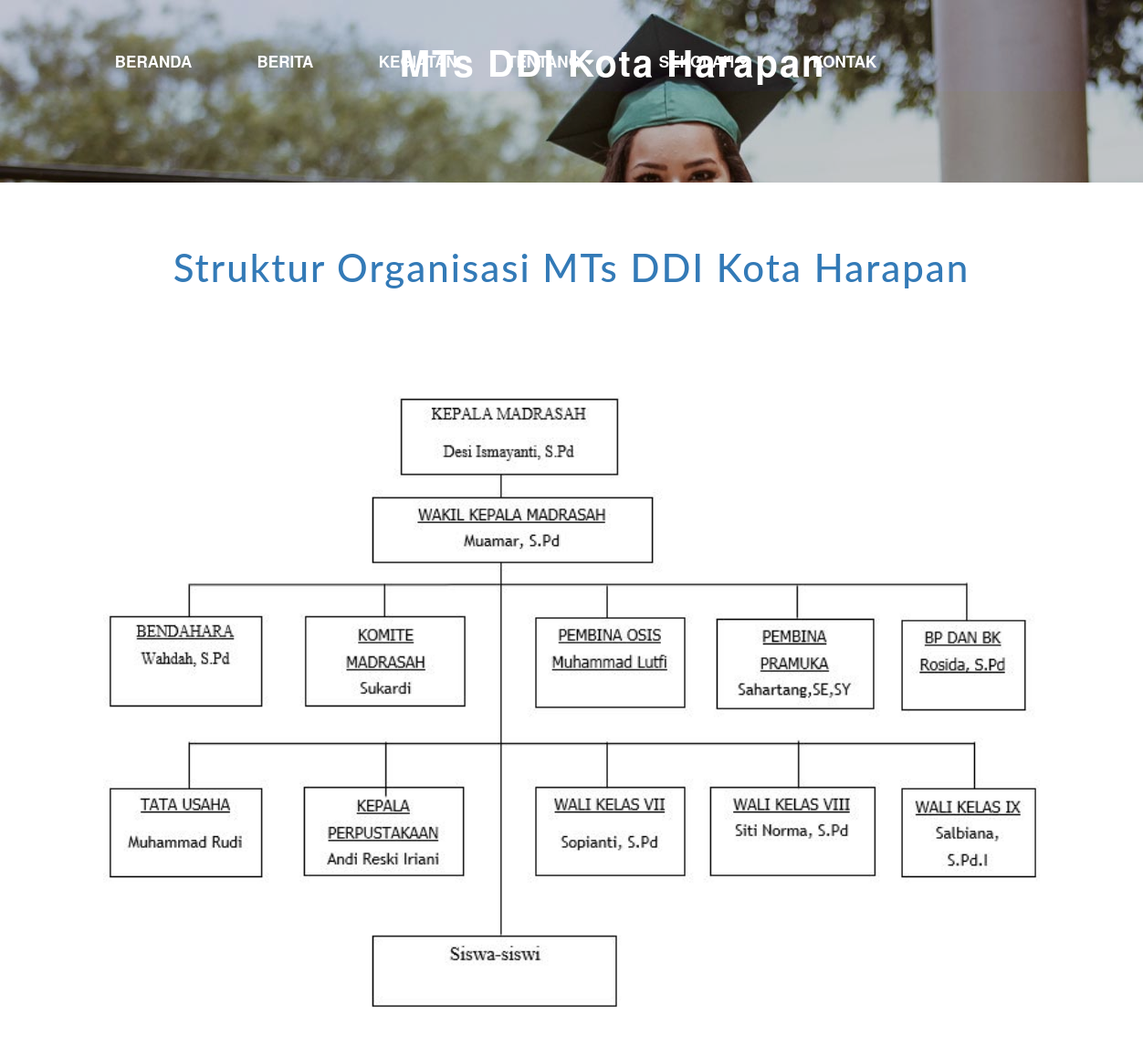
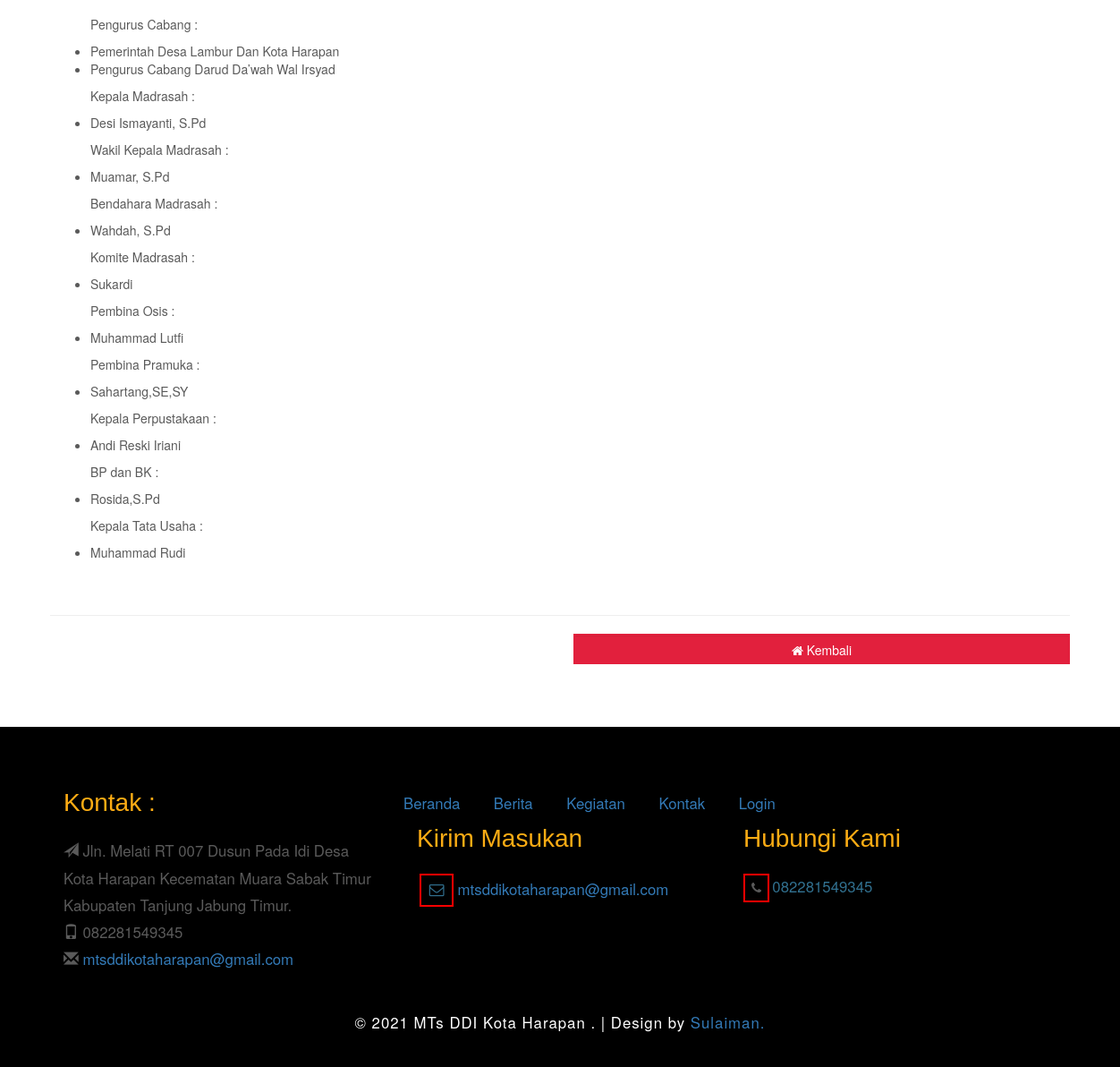
Screenshot of /index.php/welcome/struktur with the database file from the repository (2 pictures, top to bottom).
### tables this page shows
CREATE TABLE IF NOT EXISTS `profil_sekolah` (
    `id` varchar(100) NOT NULL,
    `text` varchar(100) NOT NULL,
    `nilai` text NOT NULL,
    `inputtype` enum('text', 'textarea', 'file', 'int') NOT NULL DEFAULT 'textarea',
    PRIMARY KEY (`id`)
  );

### application/controllers/Welcome.php (called while the page is built, shortened)
<?php
class Welcome extends CI_Controller {
    function __construct()
    {
        if ($this->session->userdata('ipsaved')!=TRUE) {
       		$this->load->model('Pengunjung_model');
			$this->load->library('user_agent');
			$ip = $this->input->ip_address();
			$ip_data["ip"] = $ip;
			$ip_data["ipsaved"] = TRUE;
			$this->session->set_userdata($ip_data);
        }
    }
    public function struktur()
    {
        $data = array(
            'gambar_struktur' => $this->Profil_sekolah_model->get_by_id("struktur"),
            'detail_struktur' => $this->Profil_sekolah_model->get_by_id("keterangan_struktur"),
			'konten' => "struktur",
        );
		$this->load->view('container',$data);
    }
}

### index.php (called while the page is built, shortened)
<?php
require_once BASEPATH.'core/CodeIgniter.php';

### application/models/Profil_sekolah_model.php (called while the page is built, shortened)
<?php
class Profil_sekolah_model extends CI_Model
{
    public $table = 'profil_sekolah';
    public $id = 'id';
    function get_by_id($id)
    {
        $this->db->where($this->id, $id);
        return $this->db->get($this->table)->row();
    }
    function get_profil($val)
    {
        $this->db->where("id", $val);
        $res = $this->db->get($this->table)->row();
        return (isset($res->nilai)?$res->nilai:NULL);
    }
}

### application/views/struktur.php (the view, shortened to what this page needs)
<div id="about" class="about all_pad w3ls">
	<div class="container">
		<h3 class="w3-about-title">Struktur Organisasi <?php echo $this->Profil_sekolah_model->get_profil("nama_singkat_sekolah") ?></h3>
		<div class="ser-top-grids">
            <div class="row">
                <div class="col-lg-12 col-md-12 col-sm-12 col-xs-12 text-center">
                    <a href="<?php echo $gambar_struktur->nilai ?>" target="_blank"><img src="<?php echo $gambar_struktur->nilai ?>" style="max-height: 800px; max-width: 90%;"></a>
                </div>
            </div>
            <div class="row" style="margin: 15px;padding: 15px;">
                <div class="col-lg-12 col-md-12 col-sm-12 col-xs-12">
                    <?php echo $detail_struktur->nilai ?>
                </div>
            </div>
            <hr>
		</div>
        <div class="row">
            <div class="col-lg-6">
            </div>
            <div class="col-lg-6">
                <button type="button" class="form-control btn btn-primary" onclick="window.location='Welcome'"><i class="fa fa-home"></i>&nbsp;Kembali</button>
            </div>
        </div>
	</div>
</div>

### application/views/_partials/navbar.php (shortened to what this page needs)
<div class="header">
	<nav class="navbar navbar-default">
		<div class="container">
			<div class="navbar-header navbar-left">
				<div class="w3_navigation_pos">
					<h1 style="font-size: 32px"><a href="Welcome" style="color: white !important;font-size: 40px!important;"><b><?php echo $this->Profil_sekolah_model->get_profil("nama_singkat_sekolah") ?></b></i></a></h1>
				</div>
			</div>
			<div class="collapse navbar-collapse navbar-right" id="bs-example-navbar-collapse-1">
				<nav class="link-effect-2" id="link-effect-2">
					<ul class="nav navbar-nav">
						<li style="margin: 0px 0px 35px 0px;"><a href="Welcome" style="color: white !important;font-size: 17px!important;"><strong>Beranda</strong></a></li>
						<li style="margin: 0px 0px 35px 0px;"><a href="Welcome/berita" style="font-size: 17px!important;"><strong>Berita</strong></a></li>
						<li style="margin: 0px 0px 35px 0px;"><a href="Welcome/kegiatan" style="font-size: 17px!important;"><strong>Kegiatan</strong></a></li>
						<li style="margin: 0px 0px 35px 0px;">
							<a href="#" id="navbarDropdown" role="button" data-toggle="dropdown" aria-haspopup="true" aria-expanded="false" class="nav-link dropdown-toggle" style="font-size: 17px!important;"><strong>Tentang&nbsp;</strong><i class="fa fa-caret-down"></i></a>
						</li>
						<li style="margin: 0px 0px 35px 0px;">
							<a href="#" id="navbarDropdown" role="button" data-toggle="dropdown" aria-haspopup="true" aria-expanded="false" class="nav-link dropdown-toggle" style="font-size: 17px!important;"><strong>Sekolah&nbsp;</strong><i class="fa fa-caret-down"></i></a>
						</li>
						<li style="margin: 0px 0px 35px 0px;"><a href="Welcome/kontak" style="font-size: 17px!important;"><strong>Kontak</strong></a></li>
					</ul>
				</nav>
			</div>
		</div>
	</nav>
</div>

### application/views/_partials/footer.php
<div class="footer">
	<div class="container">
		<div class="footer-grids-all">
		<div class="footer-w3-grid-top">
			<div class="col-md-4 w3layouts_footer_grid">
				<h3>Kontak :</h3>
					<ul>
						<li><i class="glyphicon glyphicon-send"></i> <?php echo $this->Profil_sekolah_model->get_profil('alamat') ?></li>
						<li><i class="glyphicon glyphicon-phone"></i> <?php echo $this->Profil_sekolah_model->get_profil('phone') ?></li>
						<li><i class="glyphicon glyphicon-envelope"></i> <a href="mailto:<?php echo $this->Profil_sekolah_model->get_profil('email') ?>"> <?php echo $this->Profil_sekolah_model->get_profil('email') ?></a></li>
					</ul>
			</div>
		</div>
			<div class="col-md-8 w3layouts_footer_grid">
				<ul class="w3l_footer_nav">
					<li><a href="Welcome" >Beranda</a></li>
					<li><a href="Welcome/berita" >Berita</a></li>
					<li><a href="Welcome/kegiatan" >Kegiatan</a></li>
					<li><a href="Welcome/kontak" >Kontak</a></li>
					<li><a href="Welcome/login" >Login</a></li>
				</ul>
				<div class="col-md-6 w3-footer-icons">
				<h3>Kirim Masukan</h3>
				<p><span><i class="fa fa-envelope-o" aria-hidden="true"></i></span><a href="mailto:example@mail.com"> <?php echo $this->Profil_sekolah_model->get_profil('email') ?></a></p>
				</div>
				<div class="col-md-6 w3-footer-icons">
				<h3>Hubungi Kami</h3>
				<i class="fa fa-phone" aria-hidden="true"></i><span><?php echo $this->Profil_sekolah_model->get_profil('phone') ?></span>
				</div>
			</div>
			<div class="clearfix"> </div>
		</div>
		<div class="footer-bottom-agile">
			<p>© 2021 <?php echo $this->Profil_sekolah_model->get_profil("nama_singkat_sekolah") ?> . | Design by <a href="http://w3layouts.com">Sulaiman.</a></p>
		</div>
	</div>
</div>

### assets/css/carousel.css (style rules this page uses)
body { color: #5a5a5a; }

### assets/css/style.css (style rules this page uses)
h1, h2, h3, h4, h5, h6 { margin: 0; }
ul, ol { padding: 0; }
img { width: 100%; height: 100%; }
.header { position: absolute; top: 1%; z-index: 9; left: 12%; }
.navbar-default { background: none; border: none; }
.navbar { margin-bottom: 0; }
.navbar-nav { float: none; }
.navbar-collapse { padding: 0; }
.navbar-right { float: none !important; margin-right: 0; }
.navbar-default .navbar-nav>li>a { color: #fff; font-weight: 400; }
.navbar-nav>li>a { margin: 3.5em 3.3em; padding: 0 .1em; line-height: 1em; text-transform: uppercase; }
.navbar-default .navbar-nav>li:last-child>a { margin-right: 0; }
.w3_navigation_pos { position: absolute; top: 26px; left: 33%; z-index: 1; }
.w3_navigation_pos h1 a { font-size: 1em; color: #fff; text-decoration: none; display: block; line-height: 0.9em; text-transform: capitalize; }
.w3_navigation_pos h1 { font-size: 3em; letter-spacing: 2px; }
nav.navbar.navbar-default { padding: 2.5em 0; }
.link-effect-2 a { overflow: hidden; padding: 20px; color: #797878; font-weight: 400; }
button.btn.btn-primary { color: #fff; background: #e2203d; border: 2px solid #e2203d; border-radius: 0; transition: 0.5s all; -webkit-transition: 0.5s all; -moz-transition: 0.5s all; -o-transition: 0.5s all; -ms-transition: 0.5s all; }
.all_pad { padding: 6em 0; }
.ser-top-grids { margin-top: 6em; }
.services, .about, .w3-faculty-ex, .gallery, .team, .footer, .book-appointment { padding: 5em 0; }
.w3-services-head h3, .w3-about-agile-head h3, .w3-agile-faculty-head h3, .w3-agile-contact-head h3, .w3-agile-heading h3, .agileits_w3layouts_head h3, .w3-appoint-head h3, h3.w3-about-title { font-size: 3em; color: #337ab7; font-family: 'Lato', sans-serif; text-align: center; text-transform: capitalize; margin-bottom: 40px; letter-spacing: 2px; }
.footer { background-color: #000000; }
.w3layouts_footer_grid h3 { font-size: 2em; color: #fcac14; margin-bottom: 0.8em; font-family: 'Montserrat Alternates', sans-serif; }
.w3layouts_footer_grid ul li { display: block; text-decoration: none; font-size: 1.2em; line-height: 1.8em; }
ul.w3l_footer_nav li { display: inline-block; margin: 0 2em 0 0em; }
.w3-footer-icons span { font-size: 1.2em; color: #31708f; margin-left: 0.2em; }
.w3-footer-icons i { border: 2px solid red; font-size: 1em; padding: 0.5em; }
.w3-footer-icons p a { font-size: 1.2em; text-decoration: none; }
.footer-bottom-agile p { font-size: 1.2em; color: #fff; text-align: center; margin-top: 2em; letter-spacing: 1px; }
ul.w3l_footer_nav li a { text-decoration: none; }
.footer { padding: 5em 0 2em 0; }
.w3layouts_footer_grid li a { text-decoration: none; }
.footer-bottom-agile a { text-decoration: none; }
@media (max-width:1440px) { .header { left: 8%; } }
@media (max-width:1366px) { .header { left: 7%; } }
@media (max-width:1280px) { .navbar-nav>li>a { margin: 0em 2em; } }
@media (max-width:1280px) { .w3_navigation_pos { left: 31%; } }
@media (max-width:1280px) { .header { position: absolute; top: 1%; z-index: 9; left: 6%; } }

### rows the page displays
profil_sekolah: nilai "MTs DDI Kota Harapan"
profil_sekolah: nilai (picture)
profil_sekolah: nilai "Pengurus Cabang : Pemerintah Desa Lambur Dan Kota Harapan Pengurus Cabang Darud Da’wah Wal Irsyad Kepala Madrasah : Desi Ismayanti, S.Pd Wakil Kepala Madrasah : Muamar, S.Pd Bendahara Madrasah : Wahdah, S.Pd Komite Madrasah : Sukardi Pembina Osis : Muhammad Lutfi Pembina Pramuka : Sahartang,SE,SY Kepala Perpustakaan : Andi Reski Iriani BP dan BK : Rosida,S.Pd Kepala Tata Usaha : Muhammad Rudi"
profil_sekolah: nilai "Jln. Melati RT 007 Dusun Pada Idi Desa Kota Harapan Kecematan Muara Sabak Timur Kabupaten Tanjung Jabung Timur."
profil_sekolah: nilai "082281549345"
profil_sekolah: nilai "mtsddikotaharapan@gmail.com"
